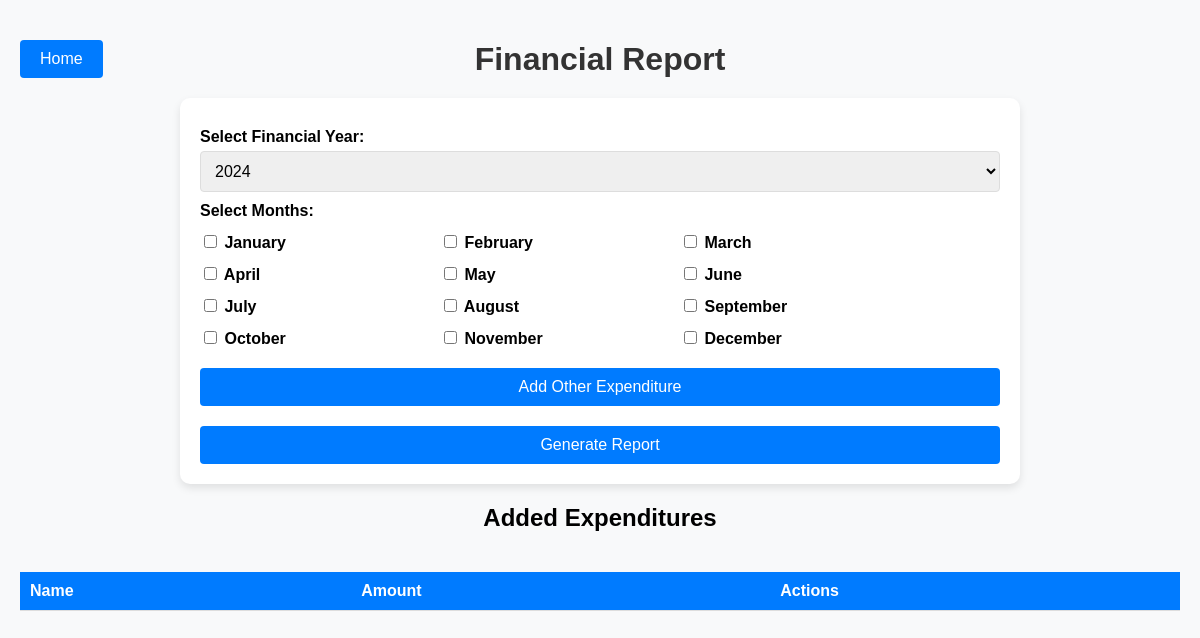
The page /financial_report on the database as committed earlier.
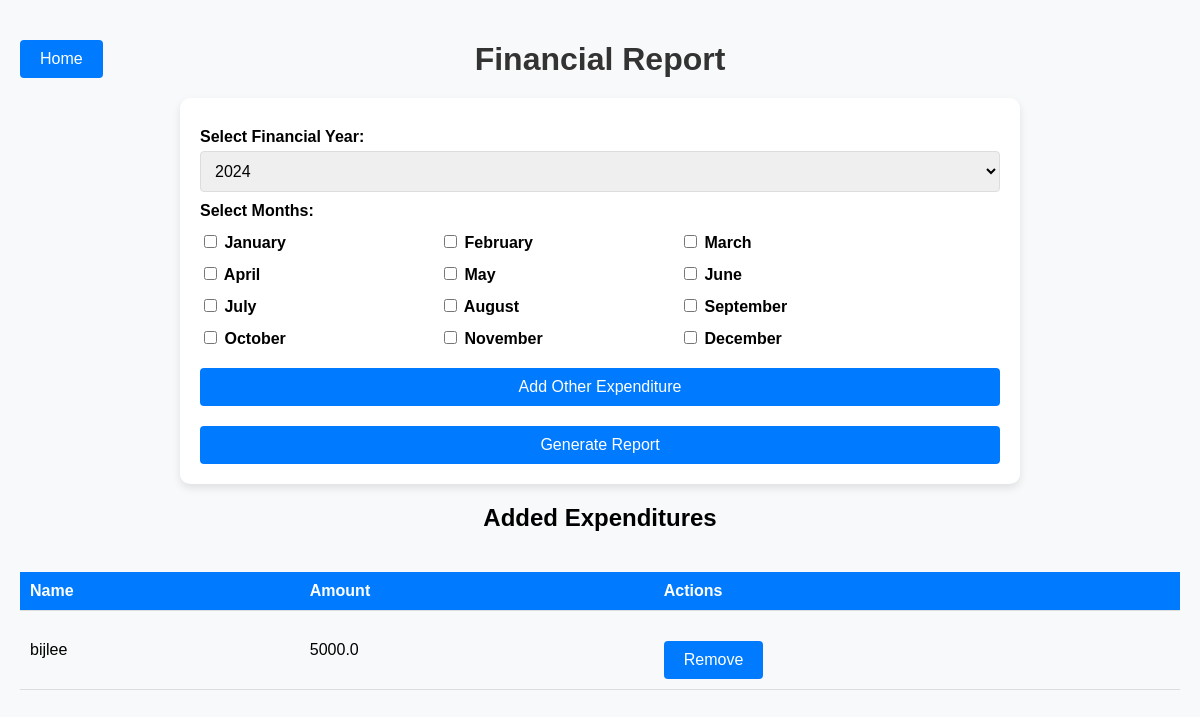
The same page on the database as committed later.
### app/models.py (models this page shows, shortened)
class Expenditure(db.Model):
    id = db.Column(db.Integer, primary_key=True)
    name = db.Column(db.String(100), nullable=False)
    amount = db.Column(db.Float, nullable=False)
    date = db.Column(db.DateTime, default=datetime.utcnow)

### app/main.py (the view, shortened to what this page needs)
@main.route('/financial_report', methods=['GET', 'POST'])
def financial_report():
    selected_year = None
    selected_months = []
    expenditures = Expenditure.query.all()
    return render_template('financial_report.html', total_sales=None, total_cost=None,
                           total_salaries=None, other_expenditures=None, total_profit=None,
                           selected_year=selected_year, selected_months=selected_months, expenditures=expenditures, datetime=datetime)

### app/templates/financial_report.html (shortened to what this page needs)
<!DOCTYPE html>
<html lang="en">
<head>
    <link rel="stylesheet" href="{{ url_for('static', filename='css/financial_report.css') }}">
</head>
<body>
    <a href="{{ url_for('main.index') }}" class="back-btn">Home</a>
    <h1>Financial Report</h1>
    <form id="financial-form" method="POST">
        <label for="year">Select Financial Year:</label>
        <select id="year" name="year" required>
            {% for year in range(datetime.now().year, 2019, -1) %}
                <option value="{{ year }}">{{ year }}</option>
            {% endfor %}
        </select>
        <label for="months">Select Months:</label>
        <div id="months">
            <label><input type="checkbox" name="months" value="1"> January</label>
            <label><input type="checkbox" name="months" value="2"> February</label>
            <label><input type="checkbox" name="months" value="3"> March</label>
            <label><input type="checkbox" name="months" value="4"> April</label>
            <label><input type="checkbox" name="months" value="5"> May</label>
            <label><input type="checkbox" name="months" value="6"> June</label>
            <label><input type="checkbox" name="months" value="7"> July</label>
            <label><input type="checkbox" name="months" value="8"> August</label>
            <label><input type="checkbox" name="months" value="9"> September</label>
            <label><input type="checkbox" name="months" value="10"> October</label>
            <label><input type="checkbox" name="months" value="11"> November</label>
            <label><input type="checkbox" name="months" value="12"> December</label>
        </div>
        <button type="button" onclick="toggleExpenditureForm()">Add Other Expenditure</button>
        <button type="button" id="generate-report-button">Generate Report</button>
    </form>
    <h2>Added Expenditures</h2>
    <table>
        <thead>
            <tr>
                <th>Name</th>
                <th>Amount</th>
                <th>Actions</th>
            </tr>
        </thead>
        <tbody id="expenditures-list">
            {% for exp in expenditures %}
                <tr data-id="{{ exp.id }}">
                    <td>{{ exp.name }}</td>
                    <td>{{ exp.amount }}</td>
                    <td>
                        <button type="button" class="remove-expenditure-button" data-id="{{ exp.id }}">Remove</button>
                    </td>
                </tr>
            {% endfor %}
        </tbody>
    </table>
</body>
</html>

Rows that differ between the two databases and show on the page:
added Expenditure: name "bijlee", amount "5000.0"
